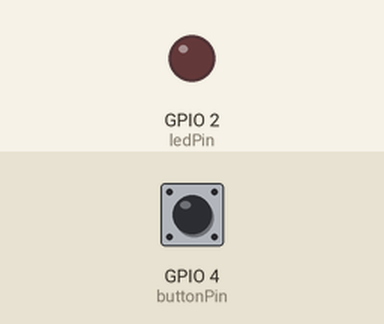
The sketch below on a simulated ESP32. Shown: output pins drawn as LEDs (lit = HIGH). The test bench sets the inputs (shaded band); at power-on: GPIO 4 (buttonPin) HIGH.

Above: at 1.2 s.
1.3 s: GPIO 4 (buttonPin) pulled LOW for 0.15 s
At 2.5 s:
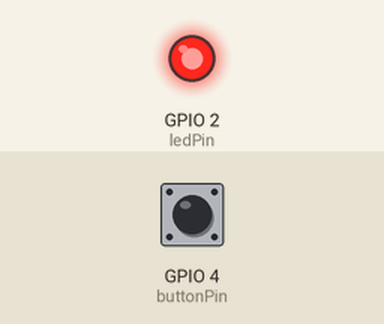
2.9 s: GPIO 4 (buttonPin) pulled LOW for 1 s
At 3.9 s:
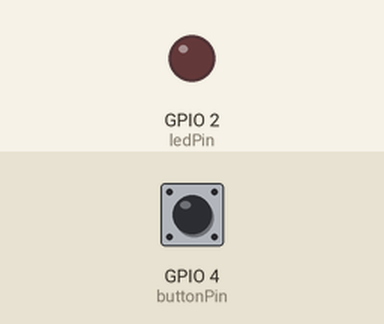
5.4 s: GPIO 4 (buttonPin) pulled LOW for 3.2 s
At 5.8 s:
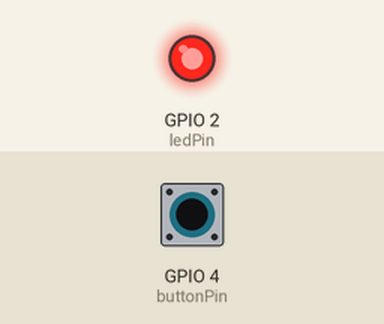
Timing chart, 0 to 8.4 s (numbered marks = the images above; inputs shaded):
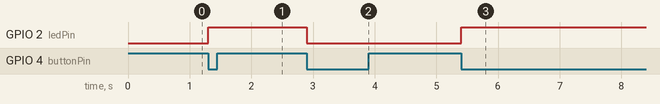

Measured:
- after the input at 1.3 s, GPIO 2 (ledPin): LOW → HIGH at once
- after the input at 2.9 s, GPIO 2 (ledPin): HIGH → LOW at once
- after the input at 5.4 s, GPIO 2 (ledPin): LOW → HIGH at once

The sketch:

sketch.ino
```cpp
const int buttonPin = 4;
const int ledPin = 2;

bool ledState = false;
bool lastButtonState = HIGH;

void setup() {
  pinMode(buttonPin, INPUT_PULLUP);
  pinMode(ledPin, OUTPUT);
  digitalWrite(ledPin, LOW);
}

void loop() {
  bool buttonState = digitalRead(buttonPin);

  if (lastButtonState == HIGH && buttonState == LOW) {
    ledState = !ledState;
    digitalWrite(ledPin, ledState);

    delay(200);
  }

  lastButtonState = buttonState;
}
```
